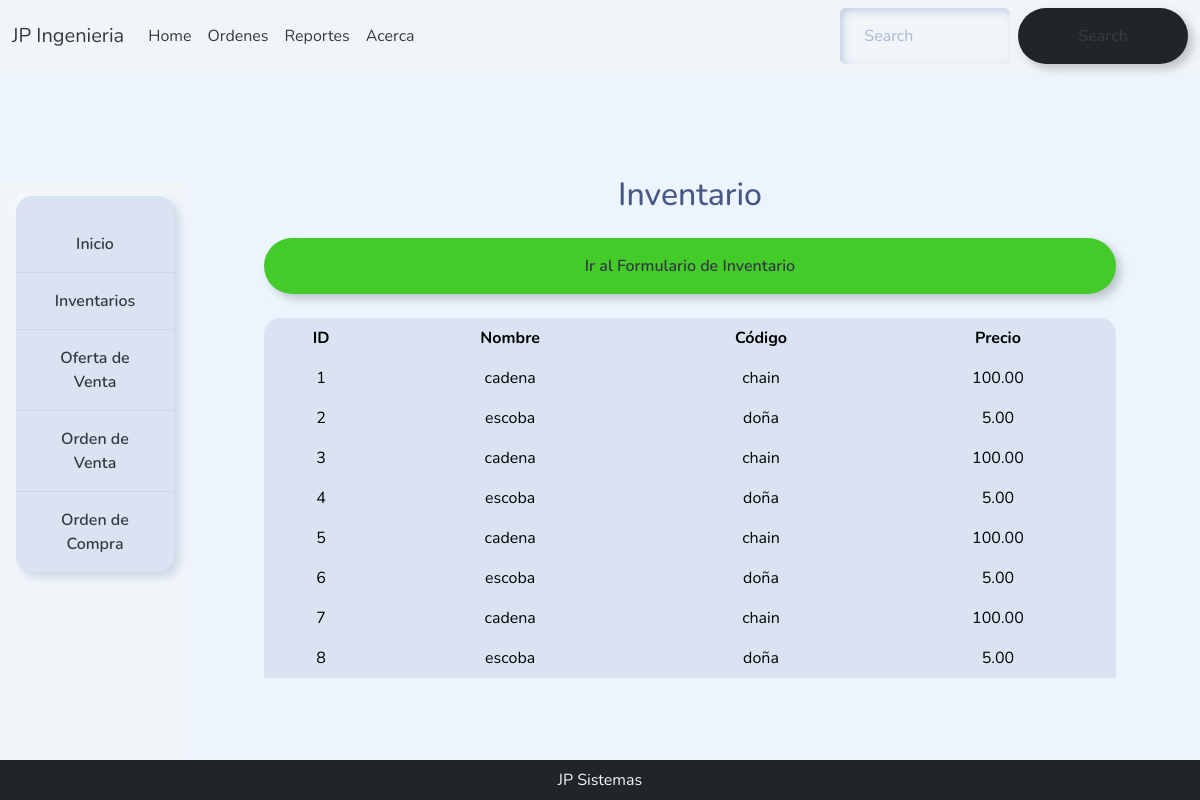
The app's page /inventario/ with its own data.
### home/models.py (models this page shows)
class Inven(models.Model):
    nombre = models.CharField(max_length=255)
    codigo = models.CharField(max_length=50)
    precio = models.DecimalField(max_digits=10, decimal_places=2)

### home/views.py (the view)
# urls.py: path("inventario/", views.inventario, name="inventario"),
def inventario(request):
    inventario_items = Inven.objects.all()
    return render(request, "inventario.html", {"inventario_items": inventario_items})

### home/templates/inventario.html (shortened to what this page needs)
{% extends 'base.html' %}
{% block content %}
    <div class="container mt-5">
        <div class="text-center">
            <h2 class="mb-4">Inventario</h2>
            <a href="{% url 'procesar_inventario_excel' %}" class="btn btn-outline-success mb-4">Ir al Formulario de Inventario</a>
            <div class="table-responsive rounded-4">
                <table class="table table-hover table-bordered">
                    <thead class="thead-dark">
                        <tr>
                            <th>ID</th>
                            <th>Nombre</th>
                            <th>Código</th>
                            <th>Precio</th>
                        </tr>
                    </thead>
                    <tbody>
                        {% for item in inventario_items %}
                            <tr>
                                <td>{{ item.id }}</td>
                                <td>{{ item.nombre }}</td>
                                <td>{{ item.codigo }}</td>
                                <td>{{ item.precio }}</td>
                            </tr>
                        {% endfor %}
                    </tbody>
                </table>
            </div>
        </div>
    </div>
{% endblock %}

### home/templates/base.html (shortened to what this page needs)
<!DOCTYPE html>
<html lang="en">
<head>
    <link rel="stylesheet" href="https://bootswatch.com/5/morph/bootstrap.min.css">
</head>
<body>
    <nav class="navbar navbar-expand-lg bg-light" data-bs-theme="dark">
      <div class="container-fluid">
        <a class="navbar-brand" href="#">JP Ingenieria</a>
        <div class="collapse navbar-collapse" id="navbarColor02">
          <ul class="navbar-nav me-auto">
            <li class="nav-item">
              <a class="nav-link active" href="#">Home
              </a>
            </li>
            <li class="nav-item">
              <a class="nav-link" href="#">Ordenes</a>
            </li>
            <li class="nav-item">
              <a class="nav-link" href="#">Reportes</a>
            </li>
            <li class="nav-item">
              <a class="nav-link" href="#">Acerca</a>
            </li>
          </ul>
          <form class="d-flex">
            <input class="form-control me-sm-2" type="search" placeholder="Search">
            <button class="btn btn-secondary my-2 my-sm-0" type="submit">Search</button>
          </form>
        </div>
      </div>
    </nav>
    <div class="container-fluid">
        <div class="row">
            <div class="col-md-3 bg-light p-3 sidebar">
                <div class="btn-group-vertical">
                    <a href="{% url 'home' %}" class="btn btn-primary">Inicio</a>
                    <a href="{% url 'inventario' %}" class="btn btn-primary">Inventarios</a>
                    <a href="{% url 'ofventa' %}" class="btn btn-primary">Oferta de Venta</a>
                    <a href="{% url 'odventa' %}" class="btn btn-primary">Orden de Venta</a>
                    <a href="{% url 'odcompra' %}" class="btn btn-primary">Orden de Compra</a>
                </div>
            </div>
            <div class="col-md-9 offset-md-3 content">
                {% block content %}{% endblock %}
            </div>
        </div>
    </div>
    <footer class="fixed-bottom bg-dark text-light text-center p-2">
        JP Sistemas
    </footer>
</body>
</html>

### home/templates/base.html (style rules this page uses)
body { background-color: #ecf5fe; color: #343a40; }
.sidebar { position: fixed; top: 0; left: 0; height: 100%; width: 190px; padding-top: 56px; background-color: #ffffff; margin-top: 15%; }
.content { margin-left: 240px; padding-top: 56px; }
.btn-group-vertical { display: flex; flex-direction: column; align-items: center; padding-top: 20px; }
.btn { width: 100%; margin-bottom: 10px; }
.btn, .card-header, .card-subtitle, .form-control, .navbar-brand, .nav-link, .dropdown-item, .btn-secondary, .text-muted { color: #343a40 !important; }
.navbar { color: red; }

### records on screen
Inven: id "1", nombre "cadena", codigo "chain", precio "100.00"
Inven: id "2", nombre "escoba", codigo "doña", precio "5.00"
Inven: id "3", nombre "cadena", codigo "chain", precio "100.00"
Inven: id "4", nombre "escoba", codigo "doña", precio "5.00"
Inven: id "5", nombre "cadena", codigo "chain", precio "100.00"
Inven: id "6", nombre "escoba", codigo "doña", precio "5.00"
Inven: id "7", nombre "cadena", codigo "chain", precio "100.00"
Inven: id "8", nombre "escoba", codigo "doña", precio "5.00"
